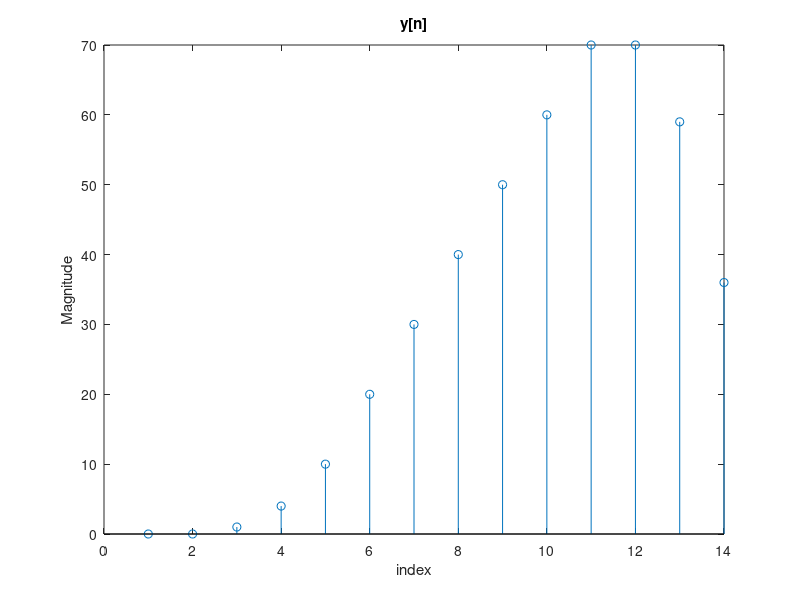

MATLAB code for this plot:

% part A
% x = cos((2*pi/8)*[0:15]);
% 
% figure()
% t = [0:15/2^8:15];
% plot(t(1:2^8),abs(fft(x,2^8))); hold on;
% plot(t(1:2^8),angle(fft(x,2^8))); hold off;
% title('DFT of X');
% legend('|X[k]|','<X[k]');
% xlabel('Time');
% ylabel('Magnitude');
% shg;


% part B
% x = sin((3*pi/8)*[0:15]);
% 
% figure()
% t = [0:15/2^8:15];
% plot(t(1:2^8),abs(fft(x,2^8))); hold on;
% plot(t(1:2^8),angle(fft(x,2^8))); hold off;
% title('DFT of X');
% legend('|X[k]|','<X[k]');
% xlabel('Time');
% ylabel('Magnitude');
% shg;


% part C
% x = -cos((pi/2)*[0:15]);
% 
% figure()
% t = [0:15/2^8:15];
% plot(t(1:2^8),abs(fft(x,2^8))); hold on;
% plot(t(1:2^8),angle(fft(x,2^8))); hold off;
% title('DFT of X');
% legend('|X[k]|','<X[k]');
% xlabel('Time');
% ylabel('Magnitude');
% shg;




%later question
% Fs = 8000;
% L = 100;
% t = [0:1/Fs:L/Fs];
% xt = cos(2*pi*220*t);
% x  = xt.*t;
% 
% freq = Fs*(0:L/2)/L;
% 
% y = fft(x,101);
% 
% y = y(1:L/2+1);
% 
% plot(freq, abs(y), 'b'); hold on;
% plot(-freq, abs(y), 'b'); hold off;
% title('101 point DFT');
% legend('|X[k]|');
% xlabel('Freq [Hz]');
% ylabel('Magnitude');
% shg;





%even later questionn

clear x; clear h;
x = [0:9]; h = [0:4];% M = 5;

y = conv(x,h)
cy = cconv(x,h,14);
K = length(y);


fftconv = ifft(fft(x,2^4).*fft(h,2^4))

stem(y);
title('y[n]');
xlabel('index');
ylabel('Magnitude');


